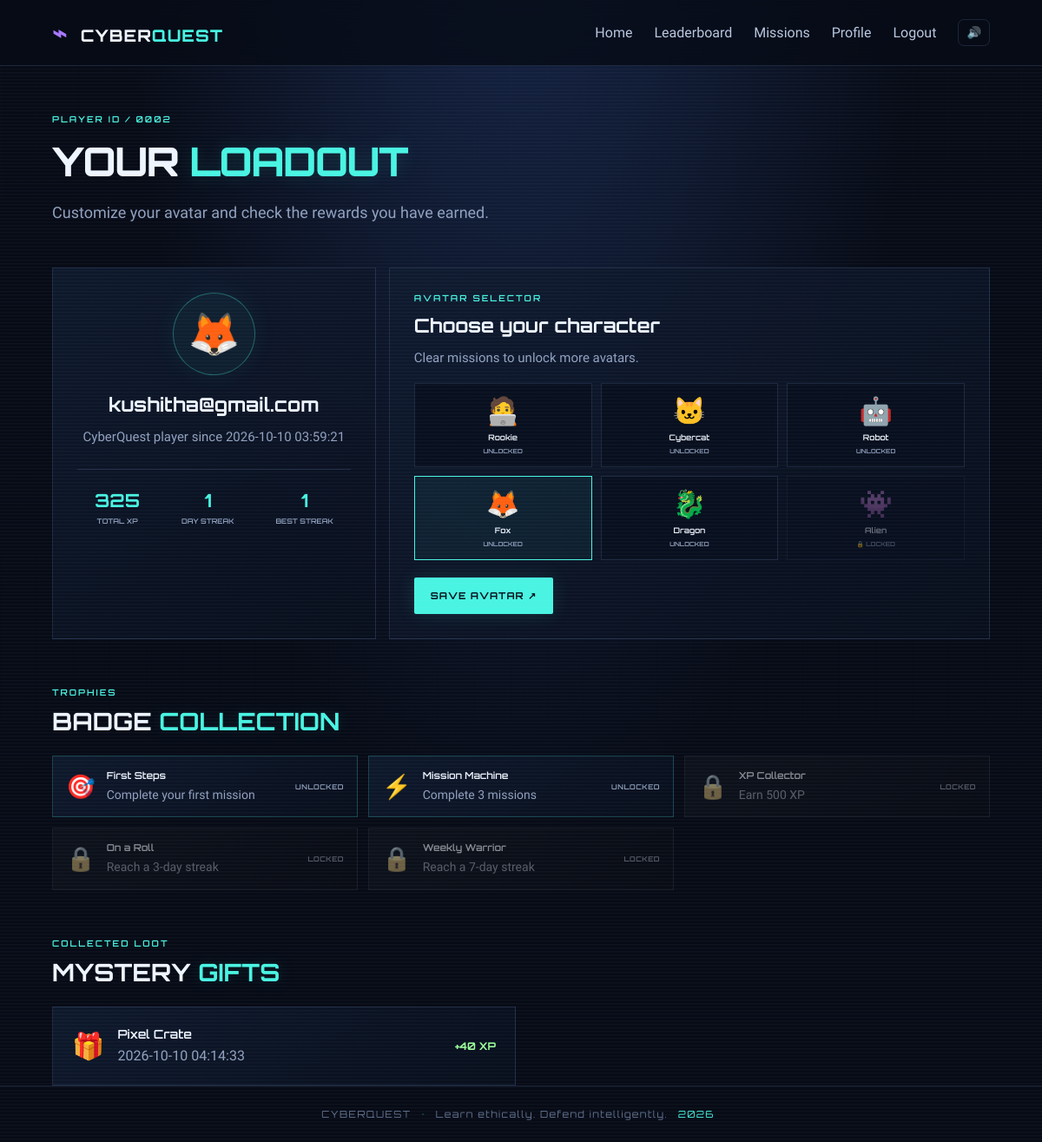
Screenshot of /profile (signed in) with the database file from the repository.
### tables this page shows
CREATE TABLE users (
      id INTEGER PRIMARY KEY AUTOINCREMENT,
      username TEXT NOT NULL UNIQUE,
      password TEXT NOT NULL,
      xp INTEGER NOT NULL DEFAULT 0,
      created_at TEXT DEFAULT CURRENT_TIMESTAMP
    , current_streak INTEGER NOT NULL DEFAULT 0, longest_streak INTEGER NOT NULL DEFAULT 0, last_active_date TEXT, avatar TEXT NOT NULL DEFAULT 'rookie');

CREATE TABLE user_gifts (
      id INTEGER PRIMARY KEY AUTOINCREMENT,
      user_id INTEGER NOT NULL,
      gift_key TEXT NOT NULL,
      gift_name TEXT NOT NULL,
      xp_bonus INTEGER NOT NULL DEFAULT 0,
      opened_at TEXT DEFAULT CURRENT_TIMESTAMP,
      FOREIGN KEY(user_id) REFERENCES users(id) ON DELETE CASCADE
    );

### app.py (the view, shortened to what this page needs)
@app.route("/profile", methods=["GET", "POST"])
@login_required
def profile():
    db = get_db()
    user = current_user()
    avatars = {"rookie": "🧑‍💻", "cybercat": "🐱", "robot": "🤖", "fox": "🦊", "dragon": "🐉", "alien": "👾"}
    completed = db.execute("SELECT COUNT(*) FROM completions WHERE user_id=?", (user["id"],)).fetchone()[0]
    earned = {r[0] for r in db.execute("SELECT achievement_key FROM user_achievements WHERE user_id=?", (user["id"],)).fetchall()}
    unlocked = ["rookie"]
    if completed >= 1: unlocked.append("cybercat")
    if completed >= 2: unlocked.append("robot")
    if completed >= 3: unlocked.append("fox")
    if user["xp"] >= 250: unlocked.append("dragon")
    if user["xp"] >= 500: unlocked.append("alien")
    user = current_user()
    achievements = db.execute("SELECT achievement_key, earned_at FROM user_achievements WHERE user_id=? ORDER BY earned_at DESC", (user["id"],)).fetchall()
    gifts = db.execute("SELECT * FROM user_gifts WHERE user_id=? ORDER BY id DESC", (user["id"],)).fetchall()
    return render_template("profile.html", user=user, avatars=avatars, unlocked=unlocked, achievements=achievements, achievement_info=ACHIEVEMENTS, gifts=gifts)

### app.py (called while the page is built)
def get_db():
    if "db" not in g:
        g.db = sqlite3.connect(app.config["DATABASE"])
        g.db.row_factory = sqlite3.Row
        g.db.execute("PRAGMA foreign_keys = ON")
    return g.db

def login_required(view):
    @wraps(view)
    def wrapped(*args, **kwargs):
        if "user_id" not in session:
            flash("Log in to save your XP and rewards.", "info")
            return redirect(url_for("login"))
        return view(*args, **kwargs)
    return wrapped

def current_user():
    if "user_id" not in session:
        return None
    return get_db().execute("SELECT * FROM users WHERE id = ?", (session["user_id"],)).fetchone()

@app.context_processor
def inject_globals():
    return {"logged_user": current_user(), "today_year": date.today().year}

### templates/profile.html
{% extends 'base.html' %}{% block title %}Player profile{% endblock %}{% block content %}<section class="dashboard-head"><div><div class="eyebrow">PLAYER ID / {{ '%04d'|format(user.id) }}</div><h1>YOUR <span>LOADOUT</span></h1><p>Customize your avatar and check the rewards you have earned.</p></div></section><section class="profile-layout"><div class="profile-main"><div class="profile-avatar-large">{{ avatars.get(user.avatar, '🧑‍💻') }}</div><h2>{{ user.username }}</h2><p class="muted">CyberQuest player since {{ user.created_at or 'today' }}</p><div class="profile-stats"><div><strong>{{ user.xp }}</strong><small>TOTAL XP</small></div><div><strong>{{ user.current_streak or 0 }}</strong><small>DAY STREAK</small></div><div><strong>{{ user.longest_streak or 0 }}</strong><small>BEST STREAK</small></div></div></div><div class="profile-main avatar-selector"><div class="eyebrow">AVATAR SELECTOR</div><h2>Choose your character</h2><p class="muted">Clear missions to unlock more avatars.</p><form method="post"><div class="avatar-grid">{% for key, emoji in avatars.items() %}<label class="avatar-choice {{ 'unlocked' if key in unlocked else 'locked' }} {{ 'selected' if user.avatar == key else '' }}"><input type="radio" name="avatar" value="{{ key }}" {{ 'checked' if user.avatar == key else '' }} {{ 'disabled' if key not in unlocked else '' }}><span>{{ emoji }}</span><small>{{ key|replace('_',' ')|title }}</small><em>{{ 'UNLOCKED' if key in unlocked else '🔒 LOCKED' }}</em></label>{% endfor %}</div><button class="btn btn-primary" type="submit">SAVE AVATAR ↗</button></form></div></section><section class="section-heading"><div><div class="eyebrow">TROPHIES</div><h2>BADGE <span>COLLECTION</span></h2></div></section><section class="badge-grid">{% for key, info in achievement_info.items() %}{% set earned = key in (achievements|map(attribute='achievement_key')|list) %}<article class="badge-card {{ 'earned' if earned else 'locked' }}"><span>{{ info[2] if earned else '🔒' }}</span><div><h3>{{ info[0] }}</h3><p>{{ info[1] }}</p></div><small>{{ 'UNLOCKED' if earned else 'LOCKED' }}</small></article>{% endfor %}</section>{% if gifts %}<section class="section-heading"><div><div class="eyebrow">COLLECTED LOOT</div><h2>MYSTERY <span>GIFTS</span></h2></div></section><section class="gift-grid">{% for gift in gifts %}<article class="gift-card"><span>🎁</span><div><h3>{{ gift.gift_name }}</h3><p>{{ gift.opened_at }}</p></div><strong>+{{ gift.xp_bonus }} XP</strong></article>{% endfor %}</section>{% endif %}{% endblock %}

### templates/base.html (shortened to what this page needs)
<!doctype html>
<html lang="en">
<head>
  <link rel="stylesheet" href="{{ url_for('static', filename='css/style.css') }}">
</head>
<body>
  <div class="scanlines"></div>
  <header class="topbar"><a class="brand" href="{{ url_for('index') }}"><span class="brand-icon">⌁</span> CYBER<span>QUEST</span></a>
    <nav><a href="{{ url_for('index') }}">Home</a><a href="{{ url_for('leaderboard') }}">Leaderboard</a>{% if logged_user %}<a href="{{ url_for('dashboard') }}">Missions</a><a href="{{ url_for('profile') }}">Profile</a><a href="{{ url_for('logout') }}">Logout</a>{% else %}<a href="{{ url_for('login') }}">Login</a><a class="nav-cta" href="{{ url_for('register') }}">Play Now</a>{% endif %}<button id="soundToggle" class="sound-toggle" type="button" aria-label="Toggle sound">🔊</button></nav>
  </header>
  <main class="page-wrap">
    {% block content %}{% endblock %}
  </main>
  <footer>CYBERQUEST <span>•</span> Learn ethically. Defend intelligently. <span class="footer-year">{{ today_year }}</span></footer>
</body></html>

### rows the page displays
users: id "0002", get "🦊", username "kushitha@gmail.com", created_at "2026-10-10 03:59:21", xp "325", current_streak "1", longest_streak "1"
user_gifts: gift_name "Pixel Crate", opened_at "2026-10-10 04:14:33", xp_bonus "40"

### other values shown
{{ emoji }} "🧑‍💻" "🐱" "🤖" "🦊" "🐉" "👾"
{{ key|replace('_',' ')|title }} "Rookie" "Cybercat" "Robot" "Fox" "Dragon" "Alien"
{{ 'UNLOCKED' if key in unlocked else '🔒 LOCKED' }} "UNLOCKED" "UNLOCKED" "UNLOCKED" "UNLOCKED" "UNLOCKED" "🔒 LOCKED"
{{ info[2] if earned else '🔒' }} "🎯" "⚡" "🔒" "🔒" "🔒"
{{ info[0] }} "First Steps" "Mission Machine" "XP Collector" "On a Roll" "Weekly Warrior"
{{ info[1] }} "Complete your first mission" "Complete 3 missions" "Earn 500 XP" "Reach a 3-day streak" "Reach a 7-day streak"
{{ 'UNLOCKED' if earned else 'LOCKED' }} "UNLOCKED" "UNLOCKED" "LOCKED" "LOCKED" "LOCKED"
